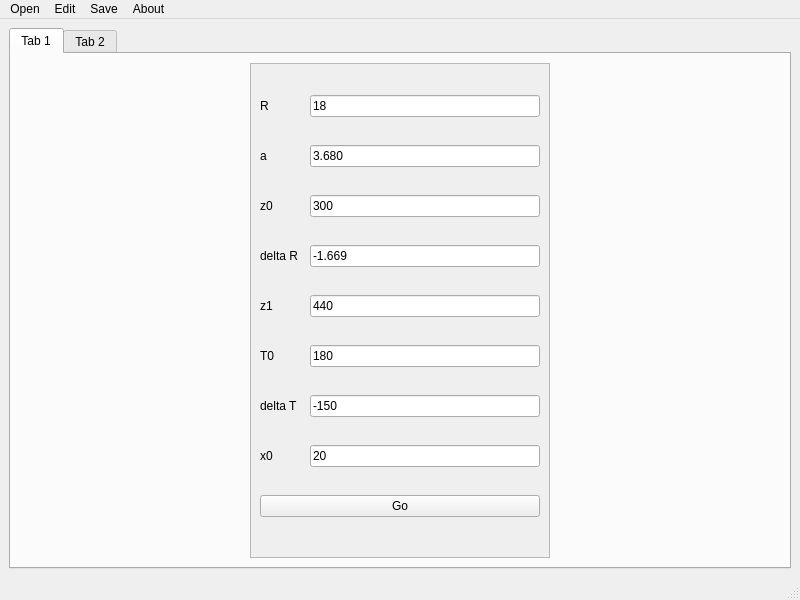
<?xml version="1.0" encoding="UTF-8"?>
<ui version="4.0">
 <class>MainWindow</class>
 <widget class="QMainWindow" name="MainWindow">
  <property name="geometry">
   <rect>
    <x>0</x>
    <y>0</y>
    <width>800</width>
    <height>600</height>
   </rect>
  </property>
  <property name="windowTitle">
   <string>MainWindow</string>
  </property>
  <widget class="QWidget" name="centralwidget">
   <layout class="QGridLayout" name="gridLayout">
    <item row="0" column="0">
     <widget class="QTabWidget" name="tabWidget">
      <property name="currentIndex">
       <number>0</number>
      </property>
      <widget class="QWidget" name="tab">
       <attribute name="title">
        <string>Tab 1</string>
       </attribute>
       <layout class="QHBoxLayout" name="horizontalLayout">
        <item>
         <widget class="QScrollArea" name="scrollArea">
          <property name="maximumSize">
           <size>
            <width>300</width>
            <height>16777215</height>
           </size>
          </property>
          <property name="widgetResizable">
           <bool>true</bool>
          </property>
          <widget class="QWidget" name="scrollAreaWidgetContents">
           <property name="geometry">
            <rect>
             <x>0</x>
             <y>0</y>
             <width>298</width>
             <height>487</height>
            </rect>
           </property>
           <layout class="QGridLayout" name="gridLayout_2">
            <item row="0" column="2">
             <widget class="QLineEdit" name="lineEdit">
              <property name="text">
               <string>18</string>
              </property>
             </widget>
            </item>
            <item row="3" column="0">
             <widget class="QLabel" name="label_4">
              <property name="text">
               <string>delta R</string>
              </property>
             </widget>
            </item>
            <item row="4" column="2">
             <widget class="QLineEdit" name="lineEdit_5">
              <property name="text">
               <string>440</string>
              </property>
             </widget>
            </item>
            <item row="1" column="2">
             <widget class="QLineEdit" name="lineEdit_2">
              <property name="text">
               <string>3.680</string>
              </property>
             </widget>
            </item>
            <item row="3" column="2">
             <widget class="QLineEdit" name="lineEdit_4">
              <property name="text">
               <string>-1.669</string>
              </property>
             </widget>
            </item>
            <item row="2" column="2">
             <widget class="QLineEdit" name="lineEdit_3">
              <property name="text">
               <string>300</string>
              </property>
             </widget>
            </item>
            <item row="4" column="0">
             <widget class="QLabel" name="label_5">
              <property name="text">
               <string>z1</string>
              </property>
             </widget>
            </item>
            <item row="0" column="0">
             <widget class="QLabel" name="label_2">
              <property name="text">
               <string>R</string>
              </property>
             </widget>
            </item>
            <item row="5" column="0">
             <widget class="QLabel" name="label_6">
              <property name="text">
               <string>T0</string>
              </property>
             </widget>
            </item>
            <item row="1" column="0">
             <widget class="QLabel" name="label">
              <property name="text">
               <string>a</string>
              </property>
             </widget>
            </item>
            <item row="6" column="0">
             <widget class="QLabel" name="label_7">
              <property name="text">
               <string>delta T</string>
              </property>
             </widget>
            </item>
            <item row="2" column="0">
             <widget class="QLabel" name="label_3">
              <property name="text">
               <string>z0</string>
              </property>
             </widget>
            </item>
            <item row="5" column="2">
             <widget class="QLineEdit" name="lineEdit_6">
              <property name="text">
               <string>180</string>
              </property>
             </widget>
            </item>
            <item row="6" column="2">
             <widget class="QLineEdit" name="lineEdit_7">
              <property name="text">
               <string>-150</string>
              </property>
             </widget>
            </item>
            <item row="7" column="2">
             <widget class="QLineEdit" name="lineEdit_8">
              <property name="text">
               <string>20</string>
              </property>
             </widget>
            </item>
            <item row="7" column="0">
             <widget class="QLabel" name="label_8">
              <property name="text">
               <string>x0</string>
              </property>
             </widget>
            </item>
            <item row="8" column="0" colspan="3">
             <widget class="QPushButton" name="pushButton">
              <property name="text">
               <string>Go</string>
              </property>
             </widget>
            </item>
           </layout>
          </widget>
         </widget>
        </item>
       </layout>
      </widget>
      <widget class="QWidget" name="tab_2">
       <attribute name="title">
        <string>Tab 2</string>
       </attribute>
       <layout class="QVBoxLayout" name="verticalLayout"/>
      </widget>
     </widget>
    </item>
   </layout>
  </widget>
  <widget class="QMenuBar" name="menubar">
   <property name="geometry">
    <rect>
     <x>0</x>
     <y>0</y>
     <width>800</width>
     <height>22</height>
    </rect>
   </property>
   <widget class="QMenu" name="menuFile">
    <property name="title">
     <string>Open</string>
    </property>
   </widget>
   <widget class="QMenu" name="menuEdit">
    <property name="title">
     <string>Edit</string>
    </property>
   </widget>
   <widget class="QMenu" name="menuSave">
    <property name="title">
     <string>Save</string>
    </property>
   </widget>
   <widget class="QMenu" name="menuAbout">
    <property name="title">
     <string>About</string>
    </property>
   </widget>
   <addaction name="menuFile"/>
   <addaction name="menuEdit"/>
   <addaction name="menuSave"/>
   <addaction name="menuAbout"/>
  </widget>
  <widget class="QStatusBar" name="statusbar"/>
 </widget>
 <tabstops>
  <tabstop>lineEdit</tabstop>
  <tabstop>lineEdit_2</tabstop>
  <tabstop>lineEdit_3</tabstop>
  <tabstop>lineEdit_4</tabstop>
  <tabstop>lineEdit_5</tabstop>
  <tabstop>lineEdit_6</tabstop>
  <tabstop>lineEdit_7</tabstop>
  <tabstop>lineEdit_8</tabstop>
  <tabstop>pushButton</tabstop>
  <tabstop>scrollArea</tabstop>
  <tabstop>tabWidget</tabstop>
 </tabstops>
 <resources/>
 <connections/>
</ui>
